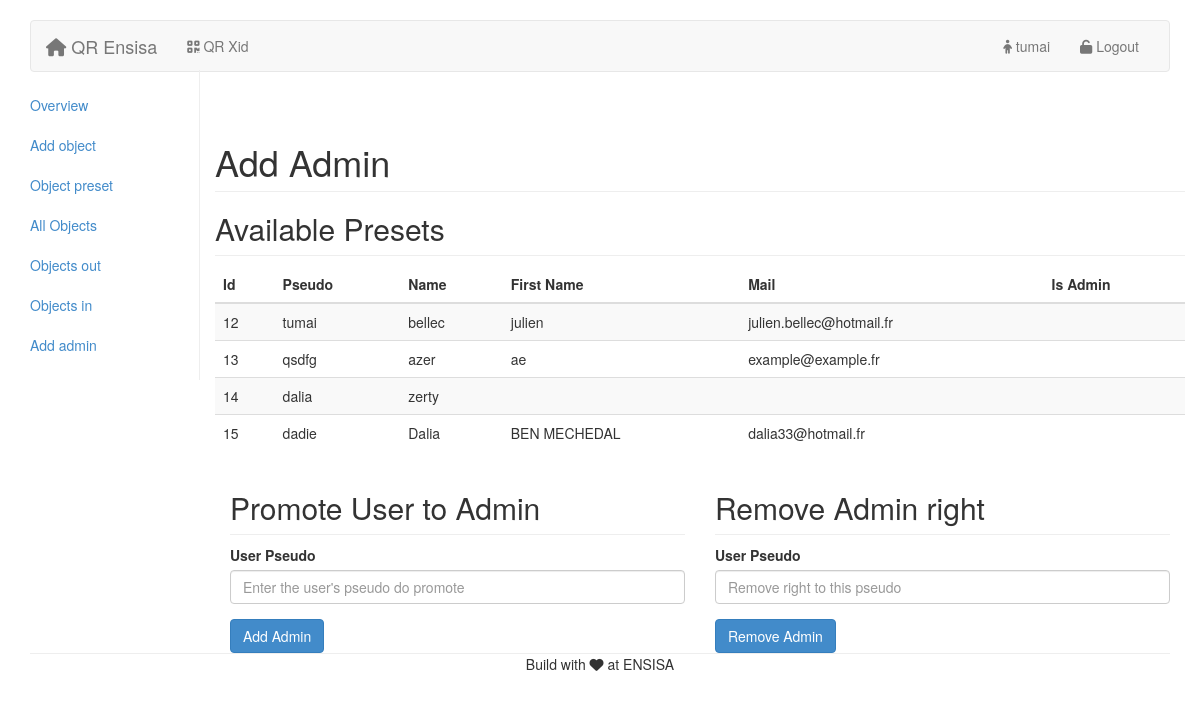
The app's page /admin.php?sec=add_admin (signed in) with its own data.
### tables this page shows
CREATE TABLE IF NOT EXISTS `user` (
  `id` int(255) NOT NULL AUTO_INCREMENT,
  `admin` tinyint(1) DEFAULT NULL,
  `name` varchar(255) NOT NULL,
  `lastname` varchar(255) NOT NULL,
  `pseudo` varchar(255) NOT NULL,
  `email` varchar(255) NOT NULL,
  `password` varchar(255) NOT NULL,
  `phone` int(11) NOT NULL,
  `adress` varchar(255) NOT NULL,
  `photos` varchar(255) NOT NULL,
  `network` varchar(255) NOT NULL,
  `promo` varchar(255) NOT NULL,
  `lienf` varchar(255) NOT NULL,
  `lient` varchar(255) NOT NULL,
  PRIMARY KEY (`id`),
  UNIQUE KEY `pseudo` (`pseudo`)
);

### includes/admin/add_admin.php (the view)
<h1 class="page-header">Add Admin</h1>
<?php include 'includes/mysql.php';
    $users = $connect->query('SELECT * FROM user'); ?>
<h2 class="sub-header">Available Presets</h2>
<div class="table-responsive">
    <table class="table table-striped">
        <thead>
            <tr>
                <th>Id</th>
                <th>Pseudo</th>
                <th>Name</th>
                <th>First Name</th>
                <th>Mail</th>
                <th>Is Admin</th>
            </tr>
        </thead>
        <tbody>
            <?php while ($fetched = $users->fetch()){?>
            <tr>
                <td><?php echo $fetched['id']; ?></td>
                <td><?php echo $fetched['pseudo']; ?></td>
                <td><?php echo $fetched['name']; ?></td>
                <td><?php echo $fetched['lastname']; ?></td>
                <td><?php echo $fetched['email']; ?></td>
                <td><?php echo $fetched['admin']; ?></td>
            </tr>
        <?php }
        $users->closeCursor();?>
        </tbody>
    </table>
</div>
<div class="col-md-6">
    <h2 class="sub-header">Promote User to Admin</h2>
    <form role="form" method="post" action="includes/admin/act_add_admin.php">
        <div class="form-group">
            <label for="userPseudo">User Pseudo</label>
            <input type="text" class="form-control" name="pseudo" placeholder="Enter the user's pseudo do promote">
        </div>
        <button type="submit" class="btn btn-primary">Add Admin</button>
    </form>
</div>
<div class="col-md-6">
    <h2 class="sub-header">Remove Admin right</h2>
    <form role="form" method="post" action="includes/admin/act_del_admin.php">
        <div class="form-group">
            <label for="userPseudo">User Pseudo</label>
            <input type="text" class="form-control" name="pseudo" placeholder="Remove right to this pseudo">
        </div>
        <button type="submit" class="btn btn-primary">Remove Admin</button>
    </form>
</div>

### css/projet.css (style rules this page uses)
form { max-width: 500px; min-width: 50px; }
body { padding-top: 20px; padding-bottom: 20px; }

### css/admin_panel.css (style rules this page uses)
.sub-header { padding-bottom: 10px; border-bottom: 1px solid #eee; }

### records on screen
user: id "12", pseudo "tumai", name "bellec", lastname "julien", email "julien.bellec@hotmail.fr"
user: id "13", pseudo "qsdfg", name "azer", lastname "ae", email "example@example.fr"
user: id "14", pseudo "dalia", name "zerty"
user: id "15", pseudo "dadie", name "Dalia", lastname "BEN MECHEDAL", email "dalia33@hotmail.fr"

### other values on screen
$_SESSION['pseudo'] "tumai"
